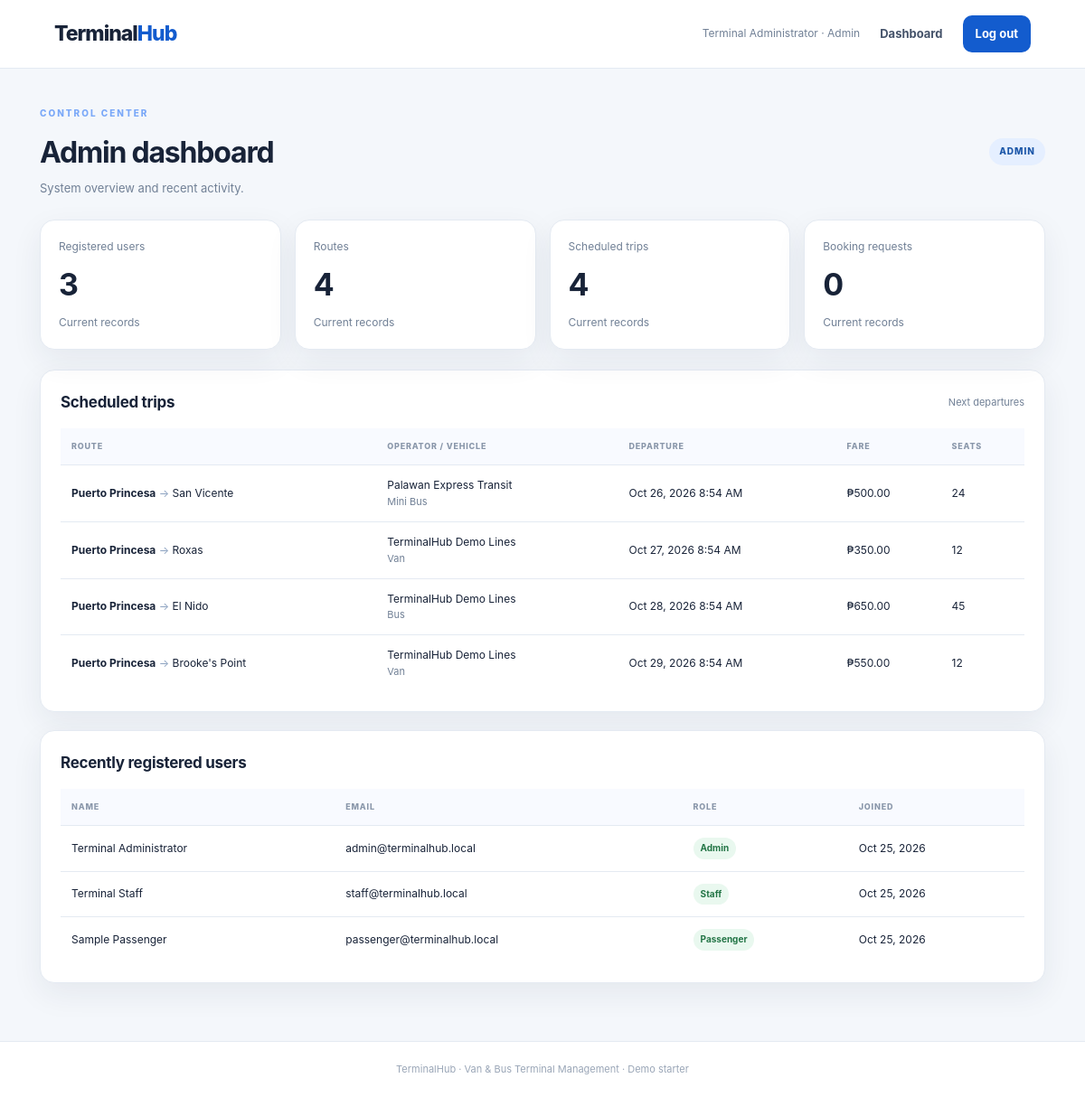
Page /TerminalHub_Van_Bus/admin/index.php (signed in) on the committed database.
### tables this page shows
CREATE TABLE users (
  id INT UNSIGNED AUTO_INCREMENT PRIMARY KEY,
  full_name VARCHAR(120) NOT NULL,
  email VARCHAR(190) NOT NULL UNIQUE,
  password_hash VARCHAR(255) NOT NULL,
  role ENUM('admin','staff','passenger') NOT NULL DEFAULT 'passenger',
  created_at TIMESTAMP NOT NULL DEFAULT CURRENT_TIMESTAMP
);

CREATE TABLE trips (
  id INT UNSIGNED AUTO_INCREMENT PRIMARY KEY,
  route_id INT UNSIGNED NOT NULL,
  vehicle_id INT UNSIGNED NOT NULL,
  departure_time DATETIME NOT NULL,
  arrival_time DATETIME NOT NULL,
  fare DECIMAL(10,2) NOT NULL DEFAULT 0,
  seats_available SMALLINT UNSIGNED NOT NULL DEFAULT 0,
  status ENUM('scheduled','boarding','departed','completed','cancelled') NOT NULL DEFAULT 'scheduled',
  created_at TIMESTAMP NOT NULL DEFAULT CURRENT_TIMESTAMP,
  CONSTRAINT fk_trip_route FOREIGN KEY (route_id) REFERENCES routes(id),
  CONSTRAINT fk_trip_vehicle FOREIGN KEY (vehicle_id) REFERENCES vehicles(id),
  INDEX idx_trip_departure (departure_time,status)
);

CREATE TABLE routes (
  id INT UNSIGNED AUTO_INCREMENT PRIMARY KEY,
  origin VARCHAR(120) NOT NULL,
  destination VARCHAR(120) NOT NULL,
  estimated_minutes SMALLINT UNSIGNED NOT NULL DEFAULT 60,
  created_at TIMESTAMP NOT NULL DEFAULT CURRENT_TIMESTAMP,
  UNIQUE KEY unique_route (origin,destination)
);

CREATE TABLE vehicles (
  id INT UNSIGNED AUTO_INCREMENT PRIMARY KEY,
  operator_name VARCHAR(120) NOT NULL,
  vehicle_type ENUM('Van','Bus','Mini Bus') NOT NULL,
  plate_number VARCHAR(30) NOT NULL UNIQUE,
  capacity SMALLINT UNSIGNED NOT NULL,
  created_at TIMESTAMP NOT NULL DEFAULT CURRENT_TIMESTAMP
);

### TerminalHub_Van_Bus/config.php (called while the page is built, shortened)
<?php
function db(): PDO {
    static $pdo = null;
    if ($pdo instanceof PDO) return $pdo;
    $dsn = 'mysql:host=' . DB_HOST . ';dbname=' . DB_NAME . ';charset=utf8mb4';
    $pdo = new PDO($dsn, DB_USER, DB_PASS, [
        PDO::ATTR_ERRMODE => PDO::ERRMODE_EXCEPTION,
        PDO::ATTR_DEFAULT_FETCH_MODE => PDO::FETCH_ASSOC,
        PDO::ATTR_EMULATE_PREPARES => false,
    ]);
    return $pdo;
}
function e(?string $value): string {
    return htmlspecialchars($value ?? '', ENT_QUOTES | ENT_SUBSTITUTE, 'UTF-8');
}

### TerminalHub_Van_Bus/includes/auth.php (called while the page is built, shortened)
<?php
require_once __DIR__ . '/../config.php';
function dashboard_for_role(string $role): string {
    return match ($role) {
        'admin' => 'admin/index.php',
        'staff' => 'staff/index.php',
        default => 'passenger/index.php',
    };
}

### TerminalHub_Van_Bus/admin/index.php (the view, shortened to what this page needs)
<?php
require_once __DIR__ . '/../includes/auth.php';
$counts = ['users'=>0,'routes'=>0,'trips'=>0,'bookings'=>0];
try {
  foreach (['users','routes','trips','bookings'] as $table) $counts[$table] = (int)db()->query("SELECT COUNT(*) FROM `$table`")->fetchColumn();
  $users = db()->query('SELECT full_name,email,role,created_at FROM users ORDER BY created_at DESC LIMIT 6')->fetchAll();
  $trips = db()->query('SELECT t.id,t.departure_time,t.fare,t.seats_available,r.origin,r.destination,v.operator_name,v.vehicle_type FROM trips t JOIN routes r ON r.id=t.route_id JOIN vehicles v ON v.id=t.vehicle_id ORDER BY t.departure_time LIMIT 6')->fetchAll();
} catch (PDOException $ex) { $error = 'Database tables are not ready. Import database/terminalhub.sql.'; }
require __DIR__ . '/../includes/header.php';
?>
<div class="page-heading"><div><div class="eyebrow">CONTROL CENTER</div><h1>Admin dashboard</h1><p class="muted">System overview and recent activity.</p></div><span class="role-pill">ADMIN</span></div>
<div class="stats">
<?php foreach (['users'=>'Registered users','routes'=>'Routes','trips'=>'Scheduled trips','bookings'=>'Booking requests'] as $key=>$label): ?>
<div class="stat-card"><span><?= e($label) ?></span><strong><?= (int)$counts[$key] ?></strong><small>Current records</small></div>
<?php endforeach; ?>
</div>
<section class="panel"><div class="panel-head"><h2>Scheduled trips</h2><span class="muted small">Next departures</span></div>
<?php if (!empty($trips)): ?><div class="table-wrap"><table><thead><tr><th>Route</th><th>Operator / vehicle</th><th>Departure</th><th>Fare</th><th>Seats</th></tr></thead><tbody>
<?php foreach ($trips as $t): ?><tr><td><strong><?= e($t['origin']) ?></strong><span class="route-arrow"> → </span><?= e($t['destination']) ?></td><td><?= e($t['operator_name']) ?><div class="muted small"><?= e($t['vehicle_type']) ?></div></td><td><?= e(date('M j, Y g:i A', strtotime($t['departure_time']))) ?></td><td>₱<?= number_format((float)$t['fare'],2) ?></td><td><?= (int)$t['seats_available'] ?></td></tr><?php endforeach; ?>
</tbody></table></div><?php else: ?><p class="empty">No trips available yet.</p><?php endif; ?></section>
<section class="panel"><div class="panel-head"><h2>Recently registered users</h2></div>
<?php if (!empty($users)): ?><div class="table-wrap"><table><thead><tr><th>Name</th><th>Email</th><th>Role</th><th>Joined</th></tr></thead><tbody><?php foreach ($users as $u): ?><tr><td><?= e($u['full_name']) ?></td><td><?= e($u['email']) ?></td><td><span class="status"><?= e(ucfirst($u['role'])) ?></span></td><td><?= e(date('M j, Y', strtotime($u['created_at']))) ?></td></tr><?php endforeach; ?></tbody></table></div><?php else: ?><p class="empty">No users found.</p><?php endif; ?></section>
<?php require __DIR__ . '/../includes/footer.php'; ?>

### TerminalHub_Van_Bus/includes/header.php (shortened to what this page needs)
<?php
require_once __DIR__ . '/../config.php';
$user = $_SESSION['user'] ?? null;
?>
<!doctype html>
<html lang="en">
<head>
  <link rel="stylesheet" href="<?= e(APP_BASE) ?>/assets/css/style.css">
</head>
<body>
<header class="topbar">
  <a class="brand" href="<?= e(APP_BASE) ?>/">Terminal<span>Hub</span></a>
  <nav>
    <?php if ($user): ?>
      <span class="welcome"><?= e($user['full_name']) ?> · <?= e(ucfirst($user['role'])) ?></span>
      <a href="<?= e(APP_BASE) ?>/<?= e(dashboard_for_role($user['role'])) ?>">Dashboard</a>
      <a class="nav-cta" href="<?= e(APP_BASE) ?>/logout.php">Log out</a>
    <?php else: ?>
      <a href="<?= e(APP_BASE) ?>/login.php">Log in</a>
      <a class="nav-cta" href="<?= e(APP_BASE) ?>/register.php">Passenger sign up</a>
    <?php endif; ?>
  </nav>
</header>
<main class="container">

### TerminalHub_Van_Bus/includes/footer.php
</main>
<footer class="footer">TerminalHub · Van & Bus Terminal Management · Demo starter</footer>
</body>
</html>

### TerminalHub_Van_Bus/assets/css/style.css (style rules this page uses)
:root { --bg:#f4f7fb;--surface:#fff;--ink:#182338;--muted:#718096;--line:#e4eaf2;--primary:#135cce;--primary-dark:#0d4195;--mint:#dcfce7;--shadow:0 12px 34px rgba(22,42,75,.07) }
* { box-sizing:border-box }
body { margin:0;background:var(--bg);color:var(--ink);font-family:Inter,ui-sans-serif,system-ui,-apple-system,"Segoe UI",sans-serif;font-size:15px;line-height:1.55 }
.topbar { height:76px;padding:0 max(5vw,24px);display:flex;align-items:center;justify-content:space-between;background:#fff;border-bottom:1px solid var(--line) }
.brand { font-size:23px;font-weight:850;letter-spacing:-1px;color:var(--ink);text-decoration:none }
.brand span { color:var(--primary) }
nav { display:flex;align-items:center;gap:22px }
nav a { color:#45536a;text-decoration:none;font-weight:650;font-size:13px }
.nav-cta { padding:10px 14px;border-radius:10px;background:var(--primary);color:white }
.welcome { font-size:12px;color:var(--muted) }
.container { max-width:1160px;margin:0 auto;padding:42px 24px 64px;min-height:calc(100vh - 145px) }
.eyebrow { font-size:10px;font-weight:850;letter-spacing:2px;color:#7aa8f8;margin-bottom:10px }
.feature,.panel,.stat-card,.trip-card,.auth-card { background:var(--surface);border:1px solid var(--line);border-radius:16px;box-shadow:var(--shadow) }
.feature p,.muted { color:var(--muted) }
.page-heading { display:flex;justify-content:space-between;align-items:center;gap:16px;margin:0 0 25px }
.page-heading h1,.auth-card h1 { margin:0;font-size:32px;letter-spacing:-1.2px }
.page-heading p { margin:5px 0 0;font-size:13px }
.role-pill { background:#e5efff;color:#1b56a8;padding:7px 11px;border-radius:99px;font-size:10px;font-weight:850;letter-spacing:1px }
.stats { display:grid;grid-template-columns:repeat(4,1fr);gap:15px;margin-bottom:22px }
.stat-card { padding:20px }
.stat-card span,.stat-card small { display:block;color:var(--muted);font-size:12px }
.stat-card strong { display:block;font-size:34px;letter-spacing:-1px;margin:6px 0 }
.panel { margin-top:20px;padding:22px }
.panel-head { display:flex;align-items:center;justify-content:space-between;gap:14px;margin-bottom:16px }
.panel h2 { font-size:17px;margin:0;letter-spacing:-.3px }
.table-wrap { overflow:auto }
table { border-collapse:collapse;width:100%;font-size:12px;white-space:nowrap }
th { text-align:left;text-transform:uppercase;letter-spacing:.8px;font-size:9px;color:#8a97aa;font-weight:800;background:#f8faff }
td,th { padding:13px 12px;border-bottom:1px solid var(--line) }
tbody tr:last-child td { border-bottom:0 }
.route-arrow { color:#8ca2c0 }
.small { font-size:11px }
.status { display:inline-block;border-radius:99px;background:#e9f8ef;color:#237546;padding:4px 8px;font-size:10px;font-weight:750;text-transform:capitalize }
.footer { text-align:center;color:#9aa6b7;font-size:11px;padding:22px;border-top:1px solid var(--line);background:#fff }

### rows in the picture
users: full_name "Terminal Administrator", role "Admin", email "admin@terminalhub.local", created_at "Oct 25, 2026"
trips: route.origin "Puerto Princesa", route.destination "San Vicente", vehicle.operator_name "Palawan Express Transit", vehicle.vehicle_type "Mini Bus", departure_time "Oct 26, 2026 8:54 AM", fare "500.00", seats_available "24"
trips: route.origin "Puerto Princesa", route.destination "Roxas", vehicle.operator_name "TerminalHub Demo Lines", vehicle.vehicle_type "Van", departure_time "Oct 27, 2026 8:54 AM", fare "350.00", seats_available "12"
trips: route.origin "Puerto Princesa", route.destination "El Nido", vehicle.operator_name "TerminalHub Demo Lines", vehicle.vehicle_type "Bus", departure_time "Oct 28, 2026 8:54 AM", fare "650.00", seats_available "45"
trips: route.origin "Puerto Princesa", route.destination "Brooke's Point", vehicle.operator_name "TerminalHub Demo Lines", vehicle.vehicle_type "Van", departure_time "Oct 29, 2026 8:54 AM", fare "550.00", seats_available "12"
users: full_name "Terminal Staff", email "staff@terminalhub.local", role "Staff", created_at "Oct 25, 2026"
users: full_name "Sample Passenger", email "passenger@terminalhub.local", role "Passenger", created_at "Oct 25, 2026"

### other values in the picture
$label "Registered users"
$counts[$key] "3"
$label "Routes"
$counts[$key] "4"
$label "Scheduled trips"
$label "Booking requests"
$counts[$key] "0"
